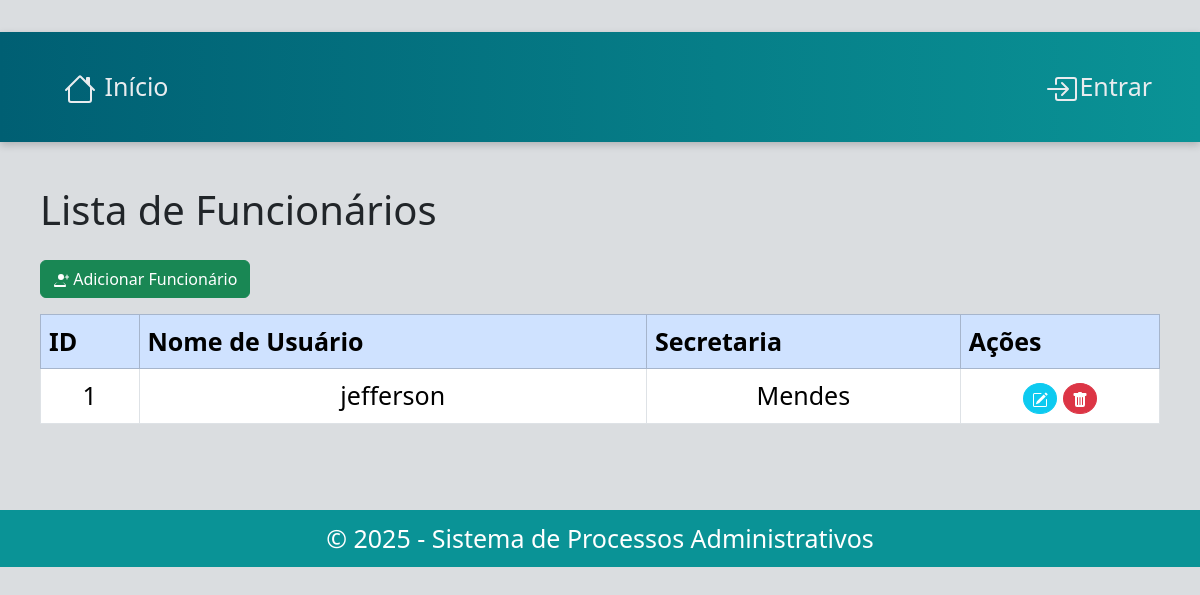
The page /pessoa/funcionarios/ on the database its author committed.
### pessoa/models.py (models this page shows, shortened)
class Pessoa(AbstractUser):
    cpf = models.CharField(max_length=11, unique=True)
    email = models.CharField(unique=True)
    telefone = models.CharField(max_length=11)

class Funcionario(Pessoa):
    secretaria = models.ForeignKey(Secretaria,on_delete=models.CASCADE, related_name= 'funcionario_secretaria',null= True)
    setor = models.ForeignKey(Setor,on_delete=models.CASCADE, related_name= 'funcionario_setor',null= True)

class Pessoa(AbstractUser):
    cpf = models.CharField(max_length=11, unique=True)
    email = models.CharField(unique=True)
    telefone = models.CharField(max_length=11)

### secretaria/models.py (models this page shows, shortened)
class Secretaria(models.Model):
    nome= models.CharField(max_length=100)

### pessoa/views.py (the view)
# urls.py: path('funcionarios/', views.lista_funcionario, name='lista_funcionario'),
def lista_funcionario(request):
    funcionarios = Funcionario.objects.all()
    return render(request, 'funcionario/lista_funcionario.html', {'funcionarios': funcionarios})

### pessoa/templates/funcionario/lista_funcionario.html (shortened to what this page needs)
{% extends "base.html" %}
{% block content %}
<h1 class="mb-4">Lista de Funcionários</h1>
<div class="mb-3">
  <a href="{% url 'add_funcionario' %}" class="btn btn-success">
    Adicionar Funcionário
  </a>
</div>
<table class="table table-bordered">
  <thead class="table-primary">
    <tr>
      <th>ID</th>
      <th>Nome de Usuário</th>
      <th>Secretaria</th>
      <th>Ações</th>
    </tr>
  </thead>
  <tbody>
    {% for funcionario in funcionarios %}
      <tr>
        <td>{{ funcionario.id }}</td>
        <td>{{ funcionario.username }}</td>
        <td>{{ funcionario.secretaria.nome }}</td>
        <td>
          <a class="btn btn-info btn-sm redondo" href="{% url 'editar_funcionario' funcionario.id %}">
          </a>
          <a class="btn btn-danger btn-sm redondo" href="{% url 'excluir_funcionario' funcionario.id %}">
          </a>
        </td>
      </tr>
    {% empty %}
      <tr>
        <td colspan="4" class="text-center">Nenhum funcionário cadastrado.</td>
      </tr>
    {% endfor %}
  </tbody>
</table>
{% endblock %}

### processo/static/processo/style.css (style rules this page uses)
body { background-color: #f8f9fa; padding: 2rem 0; font-size: 25px; }
.btn svg { color: white; }
.redondo { border-radius: 100%; }

### static/style.css (style rules this page uses)
body { background-color: #dadde0ff; font-family: 'Segoe UI', sans-serif; }
.table thead { background-color: #0a9396; color: #fff; }
table tbody td { text-align: center; }

### rows shown on the page
Funcionario: id "1", username "jefferson", secretaria.nome "Mendes"

### other values the page prints
{{ year|default:"2025" }} "2025"
